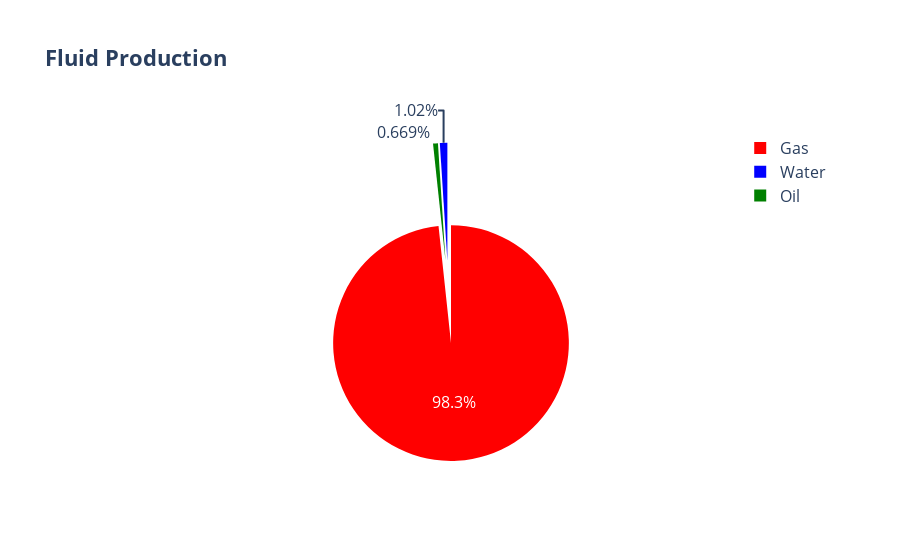

Notebook source saved alongside this figure:
### Code cell
#We are going to create a pie chart that contains 3 phase production with respect to their production amounts. To do so,
phases = ['Oil', 'Gas', 'Water']
phases_amounts = [round(total_oil), round(total_gas), round(total_water)]

fig = px.pie(values=phases_amounts, names=phases, labels=phases, color=phases,
             color_discrete_map={'Oil':'green', 'Gas':'red', 'Water':'blue'},
             title="<b>Fluid Production</b>")

fig.update_traces(hovertemplate="<br>".join(["Fluid: %{label}", "Production: %{value} standard meter cube"]),
                 pull=[0.3, 0.4, 0.3],
                 textinfo='percent')

fig.update_layout(font_size=16)
fig.show()

### Figure 1 — Plotly figure (JSON) as saved in the notebook; plotly's stock layout.template omitted (floating-point values rounded to 4 significant figures)
{"data": [{"customdata": [["Oil"], ["Gas"], ["Water"]], "domain": {"x": [0.0, 1.0], "y": [0.0, 1.0]}, "hovertemplate": "Fluid: %{label}<br>Production: %{value} standard meter cube", "labels": ["Oil", "Gas", "Water"], "legendgroup": "", "marker": {"colors": ["green", "red", "blue"]}, "name": "", "pull": [0.3, 0.4, 0.3], "showlegend": true, "textinfo": "percent", "type": "pie", "values": [10037081, 1475370436, 15318578]}], "layout": {"font": {"size": 16}, "legend": {"tracegroupgap": 0}, "title": {"text": "<b>Fluid Production</b>"}}}
